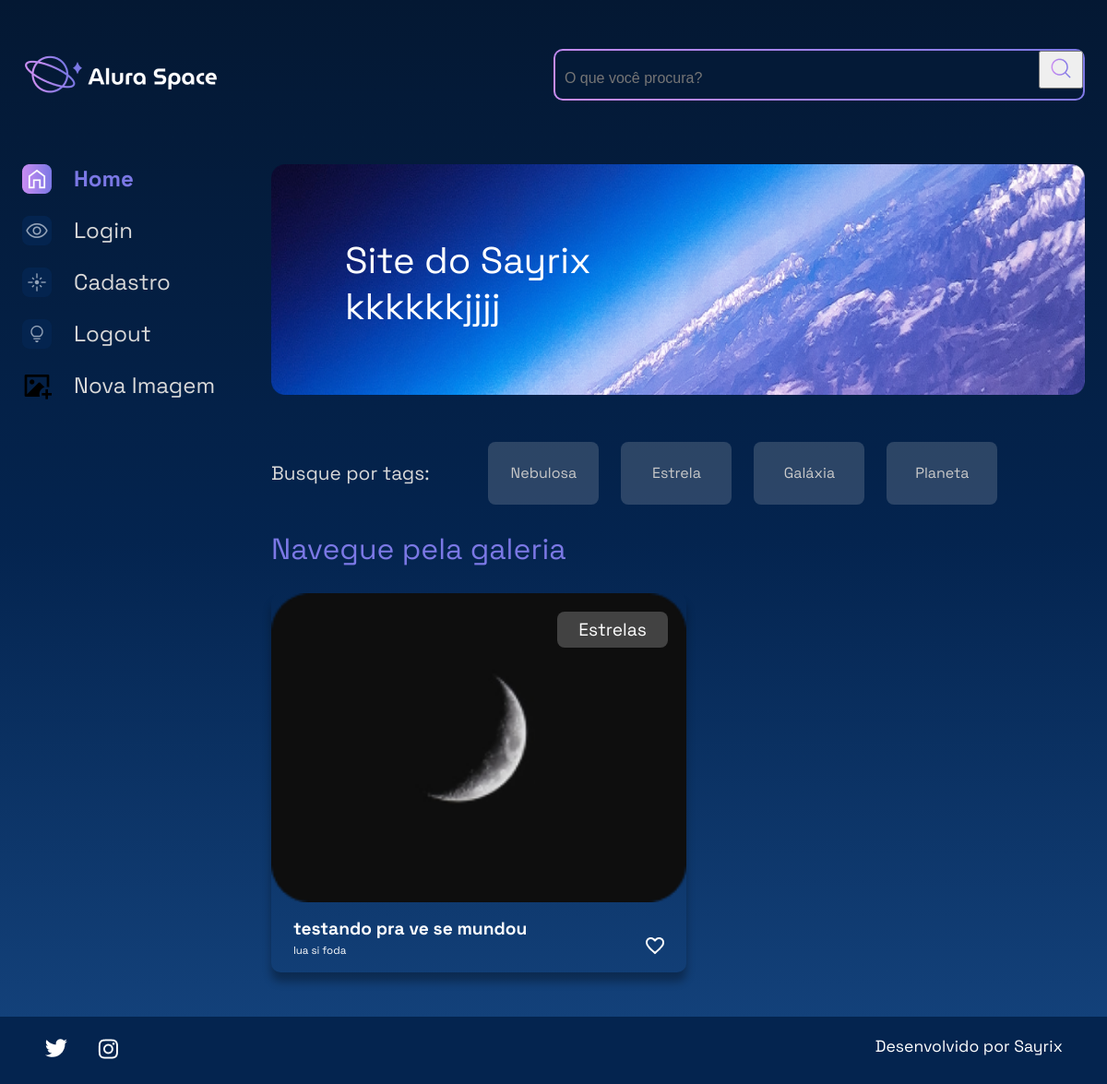
Page /filtro/ESTRELA on the earlier database version.
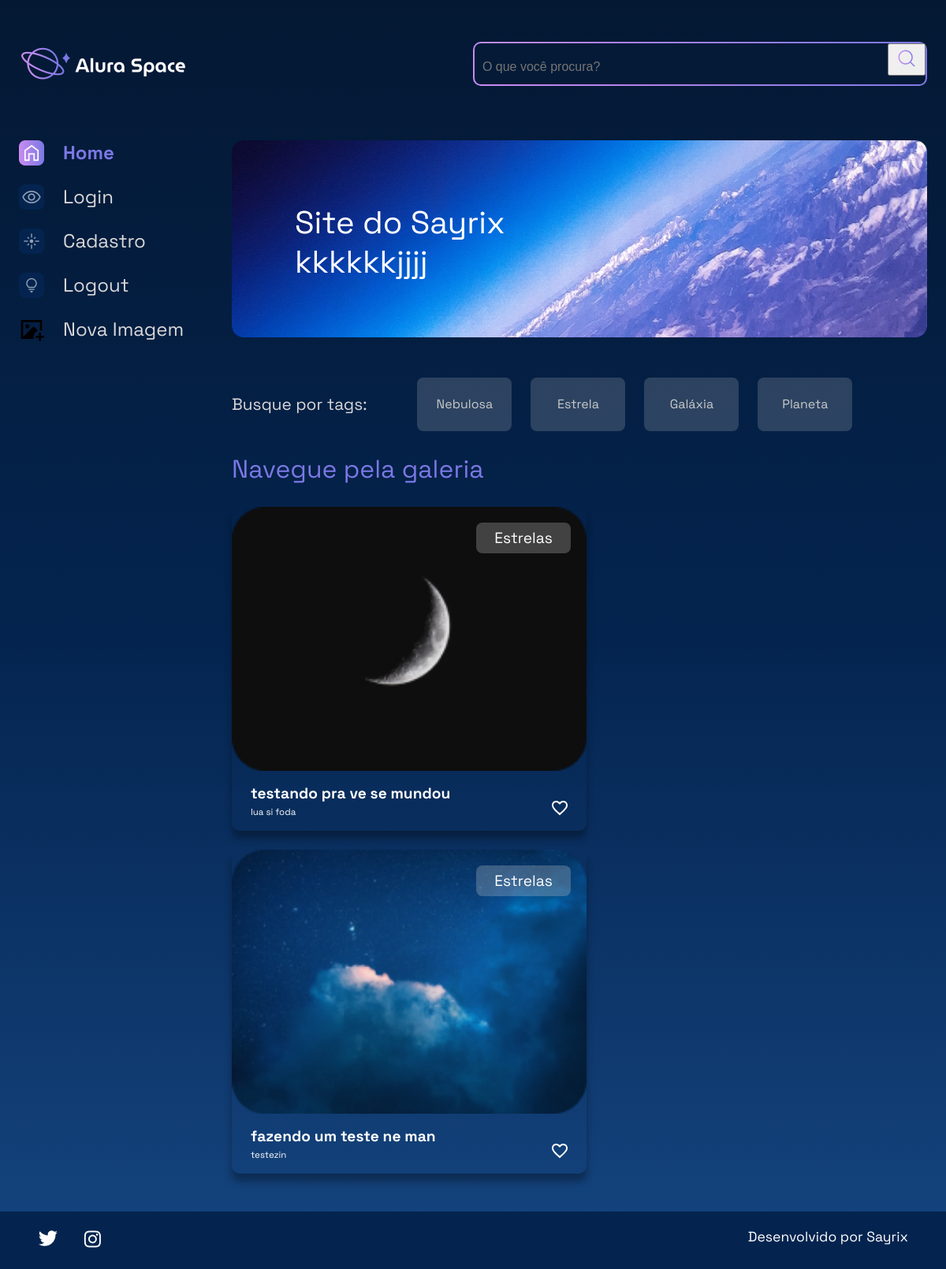
Same page on the later database version.
### apps/galeria/models.py (models this page shows, shortened)
class Fotografia(models.Model):
    OPCOES_CATEGORIA = [
        ("NEBULOSA", "Nebulosa"),
        ("ESTRELA", "Estrela"),
        ("GALÁXIA", "Galáxia"),
        ("PLANETA", "Planeta"),
    ]
    nome = models.CharField(max_length=100,null=False,blank=False)
    legenda = models.CharField(max_length=200,null=False,blank=False)
    categoria = models.CharField(max_length=100, choices=OPCOES_CATEGORIA, default='')
    descricao = models.TextField(null=False,blank=False)
    foto = models.ImageField(upload_to="fotos/%Y/%m/%d/", blank=True)
    publicada = models.BooleanField(default=True)
    data_fotografia = models.DateTimeField(default=datetime.now, blank=False)
    usuario = models.ForeignKey(
        to=User,
        on_delete=models.SET_NULL,
        null=True,
        blank=False,
        related_name="user",
    )

### apps/galeria/views.py (the view)
# urls.py: path("filtro/<str:categoria>", filtro, name="filtro"),
def filtro(request, categoria):
    fotografias = Fotografia.objects.order_by("data_fotografia").filter(publicada=True, categoria=categoria)
    return render(request, 'galeria/index.html', {"cards": fotografias})

### templates/galeria/index.html
{% extends 'shared/base.html' %}
{% load static %}
{% block content %}
            <section class="conteudo">
                <section class="banner">
                    <img class="banner__imagem" src="{% static '/assets/imagens/Banner(2).png' %}" alt="banner Alura Space">
                    <h1 class="banner__titulo"> Site do Sayrix kkkkkkjjjj</h1>
                </section>
                <section class="tags">
                    <p class="tags__titulo">Busque por tags:</p>
                    <ul class="tags__lista">
                        <li class="tags__tag"><a href="{% url 'filtro' 'NEBULOSa' %}" class="btn" style="color: #C9C9C9;">Nebulosa</a></li>
                        <li class="tags__tag"><a href="{% url 'filtro' 'ESTRELA' %}" class="btn" style="color: #C9C9C9;">Estrela</a></li>
                        <li class="tags__tag"><a href="{% url 'filtro' 'GALÁXIA' %}" class="btn" style="color: #C9C9C9;">Galáxia</a></li>
                        <li class="tags__tag"><a href="{% url 'filtro' 'PLANETA' %}" class="btn" style="color: #C9C9C9;">Planeta</a></li>
                    </ul>
                </section>
                <section class="galeria">
                    <div class="cards">
                        <h2 class="cards__titulo">Navegue pela galeria</h2>
                        <ul class="cards__lista">
                            {%if cards %}
                            {% for fotografia in cards %}
                            <li class="card">
                                <a href="{% url 'imagem' fotografia.id %}">
                                {% if fotografia.foto == "" or fotografia.foto == null %}
                                    <img class="card__imagem" src="{% static '/assets/imagens/galeria/Image_not_available.png'%}" alt="foto">
                                {% else %}
                                    <img class="card__imagem" src="{{ fotografia.foto.url }}" alt="foto">
                                {% endif %}
                                </a>
                                <span class="card__tag">Estrelas</span>
                                <div class="card__info">
                                    <p class="card__titulo">{{ fotografia.nome }}</p>
                                    <div class="card__texto">
                                        <p class="card__descricao">{{ fotografia.legenda }}</p>
                                        <span>
                                            <img src="{% static '/assets/ícones/1x/favorite_outline.png' %}" alt="ícone de coração">
                                        </span>
                                    </div>
                                </div>
                            </li>
                            {% endfor %}
                            {% else %}
                            <div class="imagem_texto">
                                <p>Fotografias não encontradas.</p>
                            </div>
                            {% endif %}
                        </ul>
                    </div>
                </section>
            </section>
        </main>
    </div>
{% endblock %}

### templates/shared/base.html (shortened to what this page needs)
{% load static %}
<!DOCTYPE html>
<html lang="pt-br">
<head>
    <link rel="stylesheet" href="{% static '/styles/style.css' %}">
</head>
<body>
    {% include 'partials/_menu.html' %}
    {% block content %}
    {% endblock %}
    {% include 'partials/_footer.html' %}
</body>
</html>

### templates/partials/_menu.html (shortened to what this page needs)
{% load static %}
<div class="pagina-inicial">
    <header class="cabecalho">
        <img src="{% static '/assets/logo/Logo(2).png' %}" alt="Logo da Alura Space" />
        <div class="cabecalho__busca">
            <div class="busca__fundo">
                <form action="{% url 'buscar' %}">
                    <input class="busca__input" type="text" name="buscar" placeholder="O que você procura?">
                    <button type="submit">
                        <img class="busca__icone" src="{% static '/assets/ícones/1x/search.png' %}" alt="ícone de search">
                    </button>
                </form>
            </div>
        </div>
    </header>
    <main class="principal">
        <section class="menu-lateral">
            <nav class="menu-lateral__navegacao">
                <a href="{% url 'index' %}"><img src="{% static '/assets/ícones/1x/Home - ativo.png' %}"> Home</a>
                <a href="{% url 'login' %}"><img src="{% static '/assets/ícones/1x/Mais vistas - inativo.png' %}"> Login</a>
                <a href="{% url 'cadastro' %}"><img src="{% static '/assets/ícones/1x/Novas - inativo.png' %}"> Cadastro</a>
                <a href="{% url 'logout' %}"><img src="{% static '/assets/ícones/1x/Surpreenda-me - inativo.png' %}"> Logout</a>
                <a href="{% url 'nova_imagem' %}"><img src="{% static '/assets/ícones/1x/add_foto.png' %}"> Nova Imagem</a>
            </nav>
        </section>

### templates/partials/_footer.html
{% load static %}
<footer class="rodape">
    <div class="rodape__icones">
        <a href="https://twitter.com/AluraOnline" target=”_blank” >
            <img src="{% static '/assets/ícones/1x/twitter.png' %}" alt="ícone twitter">
        </a>
        <a href="https://www.instagram.com/aluraonline/" target=”_blank” >
            <img src="{% static '/assets/ícones/1x/instagram.png' %}" alt="ícone instagram">
        </a>
    </div>
    <p class="rodape__texto">Desenvolvido por Sayrix</p>
</footer>

Differences in the rows shown:
added Fotografia: foto (picture), nome "fazendo um teste ne man", legenda "testezin"
